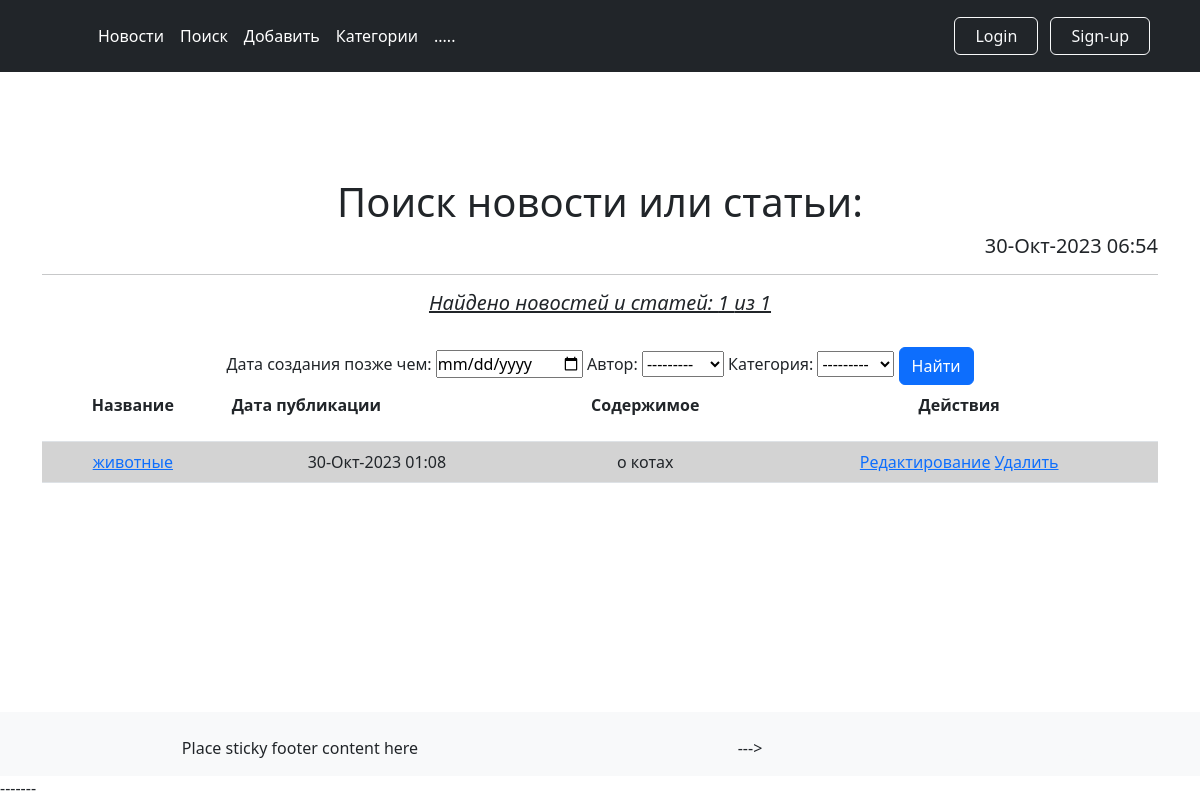
The app's page /search/ with its own data.
### news/models.py (models this page shows, shortened)
class Post(models.Model):
    author = models.ForeignKey(Author, on_delete=models.CASCADE, verbose_name='Автор')
    NEWS = 'NW'
    ARTICLE = 'AR'
    TYPES = [
        (NEWS, 'Новость'),
        (ARTICLE, 'Статья'),
    ]
    categoryType = models.CharField(max_length=2, choices=TYPES, default=ARTICLE, verbose_name='Тип статьи')
    dateCreation = models.DateTimeField(auto_now_add=True, verbose_name='Дата публикации')
    postCategory = models.ManyToManyField(Category, through='PostCategory', verbose_name='Категории статьи')
    title = models.CharField(max_length=128, verbose_name='Заголовок')
    text = models.TextField(verbose_name='Текст статьи')
    rating = models.SmallIntegerField(default=0, verbose_name='Рейтинг')

### news/views.py (the view)
# urls.py: path('search/', PostSearch.as_view()),
class PostSearch(ListView):
    model = Post
    template_name = 'news/postSearch.html'
    context_object_name = 'posts'
    ordering = ['-id']
    form_class = PostForm
    paginate_by = 5
    def get_queryset(self):
        queryset = PostFilter(self.request.GET, super().get_queryset()).qs
        return queryset
    def get_context_data(self, **kwargs):
        context = super().get_context_data(**kwargs)
        context['time_now'] = timezone.localtime(timezone.now())  # добавим переменную текущей даты time_now
        context['posts_count'] = Post.objects.all().count()  # добавим переменную кол-во постов всего
        context['filter'] = PostFilter(self.request.GET, queryset=self.get_queryset())
        context['is_not_authors'] = not self.request.user.groups.filter(name='authors').exists()
        return context

### news/models.py (called while the page is built)
    def __str__(self):
        return self.authorUser.username

    def __str__(self):
        return self.name

### news/templatetags/custom_filters.py (called while the page is built)
@register.filter(name='Censor')
def censor(text):
    for bw in banned_word_list:
        text = text.lower().replace(bw.lower(), f'{bw[0:2]}...')
    return text

### news/templates/news/postSearch.html (shortened to what this page needs)
{% extends 'layout/default.html' %}
{% load custom_filters %}
{% block content %}
    <h1 align="center" >Поиск новости или статьи:</h1>
    <h5 align="right">{{ time_now| date:'d-M-Y H:i' }}</h5>
    <hr>
    <h5 align="center"><i><u> Найдено новостей и статей: {{ filter.qs|length }} из {{ posts_count }}</u></i></h5>
    <br>
    {% if posts %}
        <form method="GET">
            {{ filter.form }}
            <input class="btn btn-primary" type="submit" value="Найти">
        </form>
        <table class="table">
            <tr>
                <th scope="col"> Название</th>
                <th scope="col"><p align="justify"> Дата публикации</p></th>
                <th scope="col">Содержимое</th>
                <th scope="col">Действия</th>
            </tr>
            {% for post in posts %}
                <tr class="{% cycle 'blue_tr' 'white_tr' %}">
                    <td>
                        <a href="{% url 'news:post_detail' post.pk %}">
                            {{ post.title|truncatewords:8|truncatechars:50|Censor }}
                        </a>
                    </td>
                    <td>{{ post.dateCreation| date:'d-M-Y H:i' }}</td>
                    <td>{{ post.text|truncatechars:50|Censor }}</td>
                    <td>
                        <a href="{% url 'news:post_update' post.pk %}">Редактирование</a>
                        <a href="{% url 'news:post_delete' post.pk %}">Удалить</a>
                    </td>
                </tr>
            {% endfor %}
        </table>
    {% else %}
        <h2 align="center">Новостей и статей нет!</h2>
    {% endif %}
{% endblock content %}

### static/css/styles.css (style rules this page uses)
.blue_tr { background-color: lightgray; }
* { margin: 0; padding: 0; }
html, body { height: 100%; }

### records on screen
Post: title|Censor "животные", dateCreation "30-Окт-2023 01:08", text|Censor "о котах"

### other values on screen
{{ time_now| date:'d-M-Y H:i' }} "30-Окт-2023 06:54"
{{ filter.qs|length }} "1"
{{ posts_count }} "1"
